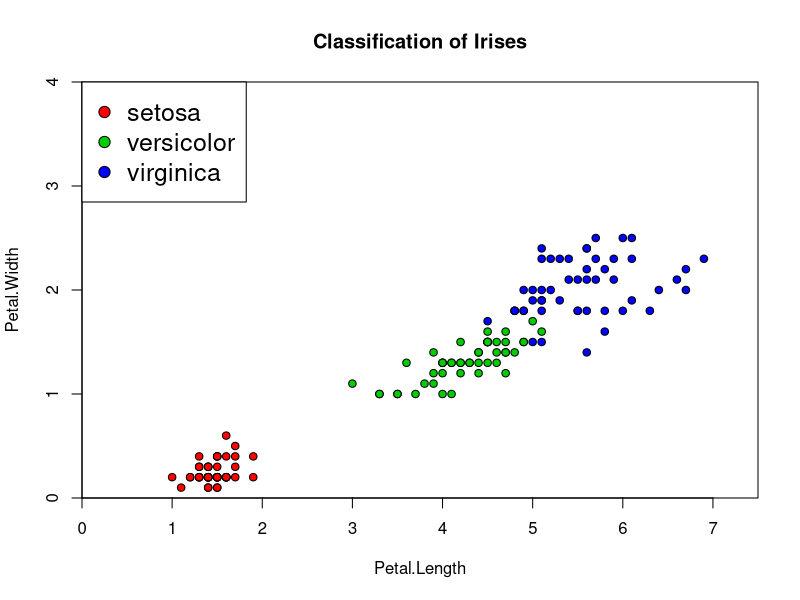

The R script that drew this image:
# source("C:\\Users\\Андрей\\Desktop\\СМПР\\test.r", echo = TRUE)
# source('C:/Users/Андрей/Desktop/СМПР/test.r', echo = TRUE)
colors <- c("setosa" ="red", "versicolor" ="green3", "virginica" ="blue")
# colors <- c("virginica" ="blue","versicolor" ="green3","setosa" ="red")
# colors <- c("versicolor" ="green3","setosa" ="red", "virginica" ="blue")
# fontcolors <- c("setosa" ="red", "versicolor" ="green3", "virginica" ="blue")
fontcolors <- c("versicolor" ="green3", "virginica" ="blue", "setosa" ="red")
# Евклидово расстояние
euclideanDistance <- function(u, v)
{
  sqrt(sum((u - v)^2))
}
# Сортируем объекты согласно расстояния до объекта z
sortObjectsByDist <- function(xl, z, metricFunction = euclideanDistance)
{
  l <- dim(xl)[1]
  n <- dim(xl)[2] - 1
  # Создаём матрицу расстояний
  distances <- matrix(NA, l, 2)
  for (i in 1:l)
  {
    distances[i, ] <- c(i, metricFunction(xl[i, 1:n], z))
  }
  # Сортируем
  orderedXl <- xl[order(distances[, 2]), ]
  return (orderedXl)
}
# Применяем метод kNN
kNN <- function(xl, z, k)
{
  # Сортируем выборку согласно классифицируемого объекта
  orderedXl <- sortObjectsByDist(xl, z)
  n <- dim(orderedXl)[2] - 1
  # Получаем классы первых k соседей
  classes <- orderedXl[1:k, n + 1]
  # Составляем таблицу встречаемости каждого класса
  counts <- table(classes)
  # Находим класс, который доминирует среди первых k соседей
  class <- names(which.max(counts))
  return (class)
}
a <- 3
b <- 4
xl <- iris[, c(a,b,5)]
# Создаем пустой холст
plot(main="Classification of Irises", 1, type="n", xlab=colnames(xl)[1], ylab=colnames(xl)[2], xlim=c(0, 7.5), ylim=c(0, 4), xaxs="i", yaxs="i")
# Классификация поля объектов
# for(i in seq(from=0, to=4, by=0.5)) {
#   for(j in seq(from=0, to=7.5, by=0.5)) {
#     class <- kNN(xl, c(j,i), k=1)
#     points(j, i, pch =1, asp =1, cex =3, col =fontcolors[class], lwd =2)
#   }
# }
# Рисуем выборку
points(iris[, c(a,b)], pch =21, bg = colors[iris$Species], col ="black", asp=1)
legend("topleft", legend=names(colors),
       cex=1.5, pch = c(21,21,21),
       text.font=6, pt.bg=c(colors[names(colors)[1]],colors[names(colors)[2]],colors[names(colors)[3]]),
       xpd=TRUE, horiz=FALSE, bty="y", bg="white")